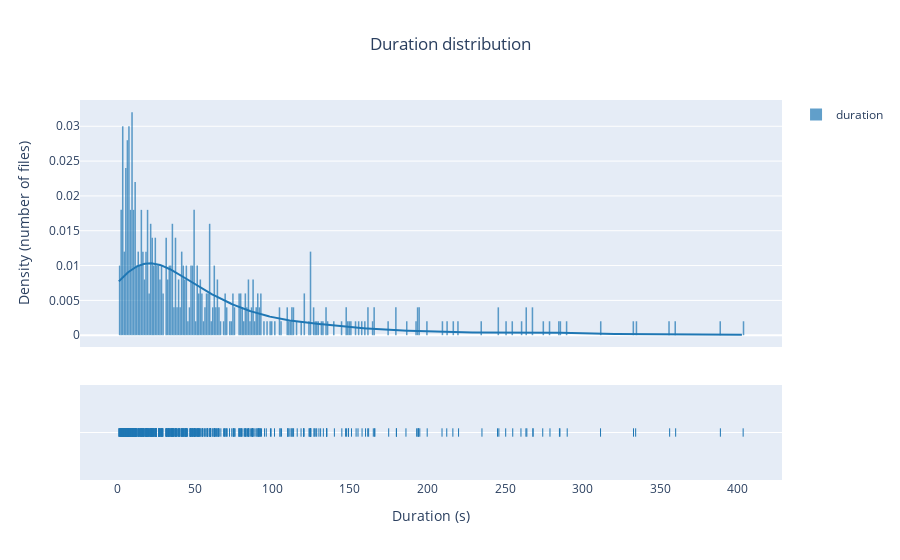

Here is the notebook cell this chart was saved with:
### Markdown cell above
## 3.4. Duration Distribution

### Code cell
fig = eda.duration_distribution(df)

### Figure 1 — Plotly figure (JSON) as saved in the notebook; plotly's stock layout.template omitted (floating-point values rounded to 4 significant figures; data arrays with more than 128 entries replaced by an {"elided": "..."} marker saying what was removed)
{"data": [{"autobinx": false, "histnorm": "probability density", "legendgroup": "duration", "marker": {"color": "rgb(31, 119, 180)"}, "name": "duration", "opacity": 0.7, "type": "histogram", "x": {"elided": "500 float values"}, "xaxis": "x", "xbins": {"end": 403.4, "size": 1, "start": 1.1}, "yaxis": "y"}, {"legendgroup": "duration", "marker": {"color": "rgb(31, 119, 180)"}, "mode": "lines", "name": "duration", "showlegend": false, "type": "scatter", "x": {"elided": "500 float values"}, "xaxis": "x", "y": {"elided": "500 float values"}, "yaxis": "y"}, {"legendgroup": "duration", "marker": {"color": "rgb(31, 119, 180)", "symbol": "line-ns-open"}, "mode": "markers", "name": "duration", "showlegend": false, "type": "scatter", "x": {"elided": "500 float values"}, "xaxis": "x", "y": {"elided": "500 str values"}, "yaxis": "y2"}], "layout": {"bargap": 0.005, "barmode": "overlay", "hovermode": "closest", "legend": {"traceorder": "reversed"}, "title": {"text": "Duration distribution", "x": 0.5}, "xaxis": {"anchor": "y2", "domain": [0, 1], "title": {"text": "Duration (s)"}, "zeroline": false}, "yaxis": {"anchor": "free", "domain": [0.35, 1], "position": 0, "title": {"text": "Density (number of files)"}}, "yaxis2": {"anchor": "x", "domain": [0, 0.25], "dtick": 1, "showticklabels": false}}}
